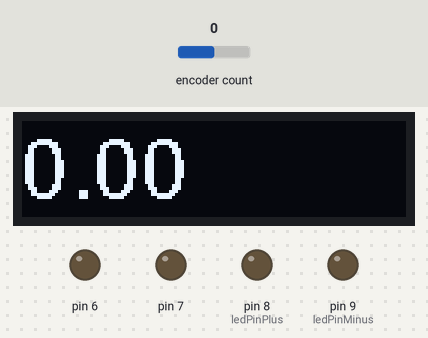
A sketch run on a simulated Arduino Uno, built with avr-gcc and run on an emulated ATmega328P. Shown: 128×32 one-colour display, output pins drawn as LEDs (lit = HIGH). Inputs (shaded band) come from the test bench; at power-on: encoder count 0. What the sketch prints to the serial monitor is not drawn.

Above: at 7.5 s.
7.6 s: encoder count set to 1
At 10.0 s:
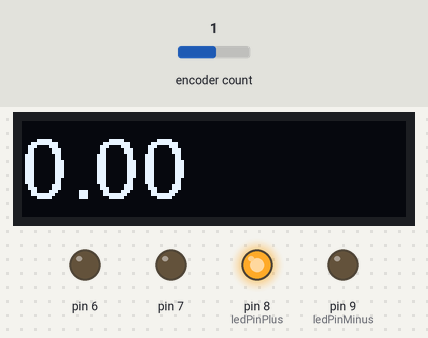
10.3 s: encoder count set to 0
At 12.4 s:
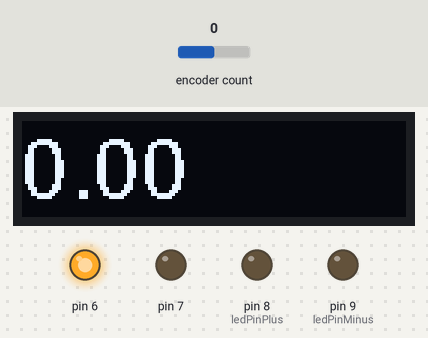
13.0 s: encoder count set to 4
At 14.16 s:
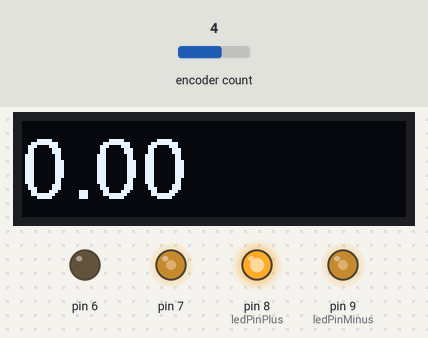
Timing chart, 0 to 16.0 s (numbered marks = the images above; inputs shaded):
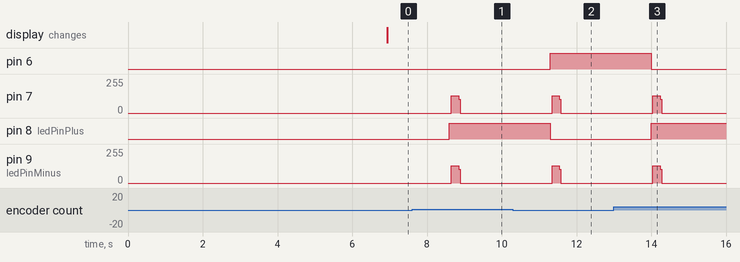

The sketch:

RolliDesk_FrontBack_Electric.ino
```cpp
//#define ENCODER_DO_NOT_USE_INTERRUPTS
const int heightFreq = 10000;
int heightCount = 0;
int del = 1000;
int distance;
#include <Encoder.h>

Encoder myEnc(12,13);

#include <Arduino.h>
#include <U8g2lib.h>

#include <Wire.h>

#define ledPinPlus 8
#define ledPinMinus 9


float counter = 0;
int aState;
int aLastState;
float target = 0;
long lastChangeTime;
String a = "aaaaa";

U8G2_SSD1306_128X32_UNIVISION_F_HW_I2C u8g2(U8G2_R0, /* reset=*/ U8X8_PIN_NONE);  //  M0/ESP32/ESP8266/mega2560/Uno/Leonardo

void setup() {

  u8g2.begin();
  u8g2.setFontPosTop();
  u8g2.enableUTF8Print();

  pinMode(ledPinMinus, OUTPUT);
  pinMode(ledPinPlus, OUTPUT);
  pinMode(9,OUTPUT);
  pinMode(8,OUTPUT);
  pinMode(6,OUTPUT);
  pinMode(7,OUTPUT);

  Serial.begin (9600);
  aLastState = myEnc.read()/4;

  u8g2.setFont(u8g2_font_fur20_tf);

  u8g2.clearBuffer();
  u8g2.setCursor(/* x=*/0, /* y=*/5);
  u8g2.print(String(99));
  u8g2.sendBuffer();
  delay(1000);

}

void loop() {

  aState = myEnc.read()/4;
  if (aState != aLastState){
    if ((aState-aLastState)>0){counter=counter+1;}
    if ((aState-aLastState)<0){counter=counter-1;}

    Serial.print("Position: ");
    Serial.println(counter);
    aLastState = aState;
    lastChangeTime = millis();
  }

  heightCount++;

  if (heightCount>heightFreq){
    heightCount = 0;
    u8g2.clearBuffer();
    u8g2.setCursor(/* x=*/0, /* y=*/5);
    u8g2.print(String(counter));
    u8g2.sendBuffer();
  }

  if (millis() - lastChangeTime >= 1000 && counter != 0) {

  target=counter;
  Serial.print("Target: ");
  Serial.println(target);
  distance=abs(target*116);

  if (target > 0) {
    digitalWrite(8,HIGH);
    digitalWrite(6,LOW);
  }
  else {
    digitalWrite(8,LOW);
    digitalWrite(6,HIGH);
  }

  for(int i=0; i <= distance; i++){
    digitalWrite(7,HIGH);
    digitalWrite(9,HIGH);
    delayMicroseconds(del);
    digitalWrite(7,LOW);
    digitalWrite(9,LOW);
    delayMicroseconds(del);
  }

  lastChangeTime = millis();
    target=0;
    counter=0;
    distance=0;
  }

}
```

Measured:
- after the input at 7.6 s, pin 7, pin 9 (ledPinMinus): 0/255 → 130/255 after 1.0 s, → 0/255 0.20 s later; pin 8 (ledPinPlus): LOW → HIGH after 1.0 s
- after the input at 10.3 s, pin 6: LOW → HIGH after 1.0 s; pin 7, pin 9 (ledPinMinus): 0/255 → 129/255 after 1.0 s, → 0/255 0.20 s later; pin 8 (ledPinPlus): HIGH → LOW after 1.0 s
- after the input at 13.0 s, pin 6: HIGH → LOW after 1.0 s; pin 7, pin 9 (ledPinMinus): 0/255 → 129/255 after 1.0 s, → 0/255 0.20 s later; pin 8 (ledPinPlus): LOW → HIGH after 1.0 s
